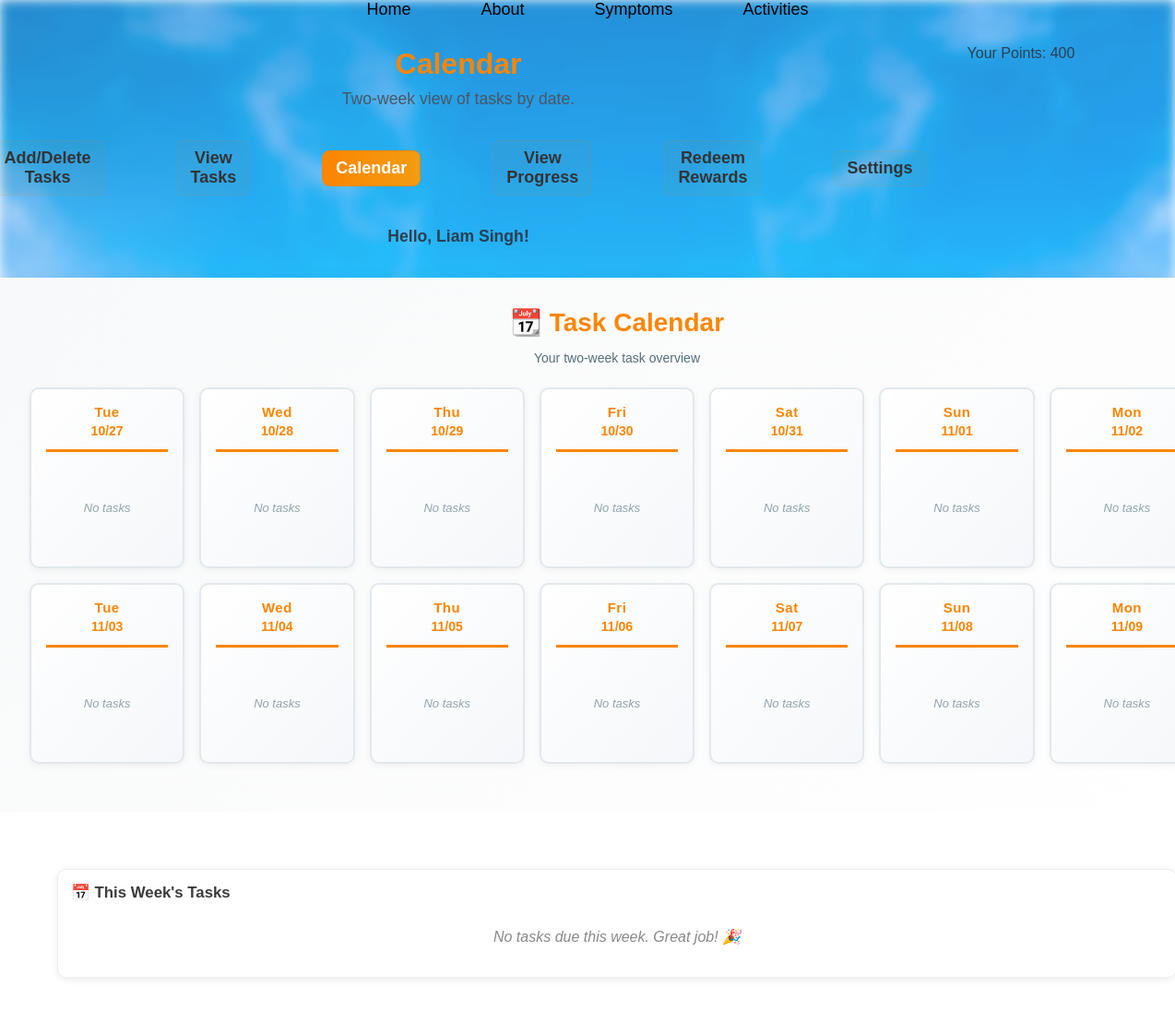
The page /calendar (signed in) on the database as committed earlier.
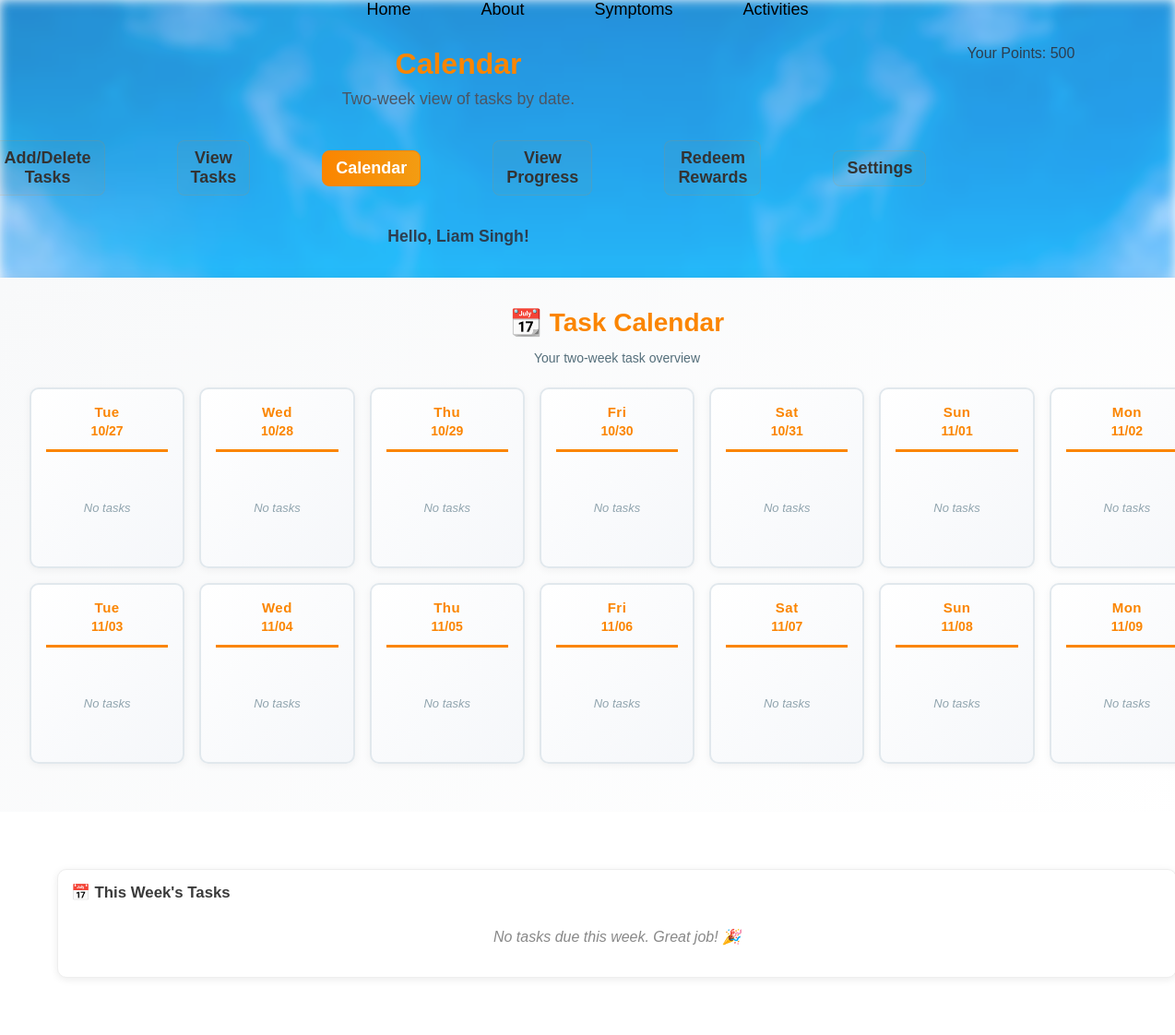
The same page on the database as committed later.
### tables this page shows
CREATE TABLE users (
            id INTEGER PRIMARY KEY AUTOINCREMENT,
            username TEXT UNIQUE,
            password TEXT
        , points INTEGER DEFAULT 0, role TEXT DEFAULT 'child', parent_username TEXT, email TEXT, reminders_enabled INTEGER DEFAULT 0, reminder_frequency TEXT DEFAULT 'weekly', email_verified INTEGER DEFAULT 0);

### app.py (the view)
@app.route('/calendar')
def calendar():
    calendar_tasks = get_calendar_tasks()
    username = session.get('user') if session else None
    upcoming_tasks = get_upcoming_tasks(username) if username else []
    points = 0
    if username:
        conn = get_db_conn()
        c = conn.cursor()
        c.execute("SELECT points FROM users WHERE username = ?", (username,))
        row = c.fetchone()
        if row:
            points = row['points']
        conn.close()
    is_parent = False
    if username:
        conn = get_db_conn()
        c = conn.cursor()
        try:
            c.execute("SELECT role FROM users WHERE username = ?", (username,))
            row = c.fetchone()
            if row and ('role' in row.keys() and row['role'] == 'parent'):
                is_parent = True
        finally:
            conn.close()
    return render_template('calendar.html', calendar_tasks=calendar_tasks, username=username, points=points, upcoming_tasks=upcoming_tasks, today=datetime.datetime.now(), timedelta=datetime.timedelta, is_parent=is_parent)

### app.py (called while the page is built, shortened)
def get_db_conn():
    conn = sqlite3.connect(DB_PATH)
    conn.row_factory = sqlite3.Row
    return conn

def get_calendar_tasks():
    conn = get_db_conn()
    c = conn.cursor()
    c.execute("SELECT id, name, date, time, importance FROM tasks WHERE completed = 0 OR completed IS NULL ORDER BY date")
    rows = c.fetchall()
    conn.close()
    tasks_by_date = {}
    for r in rows:
        date = r['date']
        if date not in tasks_by_date:
            tasks_by_date[date] = []
        tasks_by_date[date].append({
            'id': r['id'],
            'name': r['name'],
            'importance': r['importance'],
            'time': r['time'] if 'time' in r.keys() else None
        })
    return tasks_by_date

def get_upcoming_tasks(username=None, days=7):
    conn = get_db_conn()
    c = conn.cursor()
    today = datetime.datetime.now().date()
    future_date = today + datetime.timedelta(days=days)
    if username:
        c.execute("""
            SELECT id, name, date, time, importance
            FROM tasks
            WHERE user = ?
            AND (completed = 0 OR completed IS NULL)
            AND date BETWEEN ? AND ?
            ORDER BY date ASC
        """, (username, today.isoformat(), future_date.isoformat()))
    rows = c.fetchall()
    conn.close()
    return [dict(row) for row in rows]

### templates/calendar.html (shortened to what this page needs)
<!DOCTYPE html>
<html lang="en">
<head>
  <link rel="stylesheet" href="{{ url_for('static', filename='activitiesstyle.css') }}">
  <link rel="stylesheet" href="{{ url_for('static', filename='calendar.css') }}">
  <link rel="stylesheet" href="{{ url_for('static', filename='activities_adaptive.css') }}">
</head>
<body>
  <div class="page-bg" aria-hidden="true"></div>
  <div class="page-content">
  <div class="menu">
    <ul>
      <li><a href="{{ url_for('home') }}">Home</a></li>
      <li><a href="{{ url_for('about') }}">About</a></li>
      <li><a href="{{ url_for('symptoms') }}">Symptoms</a></li>
      <li><a href="{{ url_for('activities') }}">Activities</a></li>
    </ul>
  </div>
  <div class="front">
    <div class="front-header">
      <div class="front-header-left">
        <h1 class="page-title">Calendar</h1>
        <p class="description">Two-week view of tasks by date.</p>
        <ul class="Tabs">
          <li><a href="{{ url_for('activities') }}">Add/Delete Tasks</a></li>
          <li><a href="{{ url_for('view_tasks') }}">View Tasks</a></li>
          <li><a class="active" href="{{ url_for('calendar') }}">Calendar</a></li>
          <li><a href="{{ url_for('progress') }}">View Progress</a></li>
          <li><a href="{{ url_for('redeem') }}">Redeem Rewards</a></li>
          <li><a href="{{ url_for('settings') }}">Settings</a></li>
        </ul>
        <h2 id="greeting">Hello, {{ username }}!</h2>
      </div>
      <div class="front-header-right">
        <div id="points">Your Points: {{ points }}</div>
      </div>
    </div>
  </div>
  <div class="calendar-main-container">
    <div class="calendar-section">
      <h2>📆 Task Calendar</h2>
      <p class="calendar-section-subtitle">Your two-week task overview</p>
      <div class="calendar-grid">
        {% set current_date = today %}
        {% for day_offset in range(14) %}
          {% set day = current_date.replace(hour=0, minute=0, second=0, microsecond=0) + timedelta(days=day_offset) %}
          {% set date_str = day.strftime('%Y-%m-%d') %}
          <div class="calendar-day">
            <div class="calendar-day-header">
              <span class="calendar-day-name">{{ day.strftime('%a') }}</span>
              <span class="calendar-day-date">{{ day.strftime('%m/%d') }}</span>
            </div>
            <div class="calendar-day-tasks">
              {% if calendar_tasks.get(date_str) %}
                {% for task in calendar_tasks[date_str] %}
                <div class="calendar-task calendar-task-{{ task.importance|lower }}">
                  <span class="task-badge">{{ task.importance[0] }}</span>
                  <span class="task-title">{{ task.name }}</span>
                </div>
                {% endfor %}
              {% else %}
                <div class="calendar-empty">No tasks</div>
              {% endif %}
            </div>
          </div>
        {% endfor %}
      </div>
    </div>
  </div>
  <aside class="calendar-sidebar">
    <div class="upcoming-tasks-sidebar">
      <h3>📅 This Week's Tasks</h3>
      {% if upcoming_tasks %}
      <ul class="upcoming-tasks-list">
        {% for task in upcoming_tasks %}
        <li>
          <span class="task-item-name">{{ task.name }}</span>
          <span class="task-item-date">Due: {{ task.date }}</span>
          <span class="task-item-importance {{ task.importance }}">{{ task.importance }}</span>
        </li>
        {% endfor %}
      </ul>
      {% else %}
      <p class="no-tasks">No tasks due this week. Great job! 🎉</p>
      {% endif %}
    </div>
  </aside>
    </div>
  </body>
  </html>

### static/activitiesstyle.css (style rules this page uses)
body { margin: 0; font-family: Arial, sans-serif; background-color: #f6f8fb; color: #333; }
ul { display: flex; justify-content: center; align-items: center; list-style: none; margin: 0; padding: 0; }
ul li { margin: 0 25px; font-size: 14px; }
ul li a { text-decoration: none; color: black; font-size: 18px; font-family: Arial, Helvetica, sans-serif; padding: 6px 13px; border-radius: 3px; transition: .4s; }
.Tabs li a { display: inline-block; padding: 8px 12px; border: 1px solid rgba(251,133,0,0.12); border-radius: 10px; background: rgba(251,133,0,0.04); color: #333; font-weight: 700; text-decoration: none; }
.Tabs li a.active, .menu ul li a.active, ul li a.active { background: linear-gradient(90deg,#fb8500, #f39c12); color: #fff; border-color: #fb8500; }
h1 { font-size: 2.5em; color: #2c3e50; margin-bottom: 15px; position: relative; top: 20px; left: 30px; }
.description { font-size: 1.1em; margin-bottom: 20px; position: relative; top: 20px; left: 30px; }
.front-header-left .page-title { text-align: center; margin: 8px 0 0 0; position: static; top: auto; left: auto; font-size: 2rem; }
.front-header-left .page-title { color: #fb8500; }
.front-header-left .description { position: static; top: auto; left: auto; text-align: center; color: #4b5563; margin-top: 6px; }
.tabs, .Tabs { list-style-type: none; padding: 0; display: flex; gap: 18px; margin-top: 14px; margin-left: 0; justify-content: center; }
#greeting { position: static; top: auto; right: auto; font-size: 1.1rem; color: #2c3e50; text-align: center; margin: 8px 0 0 0; }
#points { position: static; top: auto; right: auto; font-size: 1rem; color: #2c3e50; text-align: center; margin-top: 6px; }
.upcoming-tasks-sidebar { background: white; border-radius: 8px; box-shadow: 0 2px 10px rgba(0, 0, 0, 0.15); padding: 20px; margin: 30px; max-width: 350px; border-left: 5px solid #007acc; }
.upcoming-tasks-sidebar h3 { color: #007acc; font-size: 1.2em; margin-bottom: 15px; display: flex; align-items: center; gap: 8px; }
.upcoming-tasks-sidebar .no-tasks { color: #888; font-style: italic; text-align: center; padding: 20px 0; }
@media (max-width: 1400px) { .upcoming-tasks-sidebar { max-width: 100%; } }

### static/calendar.css (style rules this page uses)
.calendar-main-container { width: 100%; margin: 24px auto 0; padding: 0; }
.calendar-section { margin: 0; padding: 32px; background: linear-gradient(135deg, #f8f9fa 0%, #ffffff 100%); border-radius: 0; box-shadow: 0 4px 16px rgba(0, 0, 0, 0.08); width: 100%; }
.calendar-section h2 { color: #fb8500; font-size: 28px; margin-top: 0; margin-bottom: 8px; text-align: center; }
.calendar-section-subtitle { text-align: center; color: #546e7a; font-size: 14px; margin-bottom: 24px; font-weight: 500; }
.calendar-grid { display: grid; grid-template-columns: repeat(auto-fit, minmax(160px, 1fr)); gap: 16px; margin-bottom: 20px; }
.calendar-day { background: linear-gradient(135deg, #ffffff 0%, #f5f7fa 100%); border: 2px solid #e1e8ed; border-radius: 10px; padding: 16px; min-height: 160px; display: flex; flex-direction: column; transition: all 0.3s cubic-bezier(0.4, 0, 0.2, 1); box-shadow: 0 2px 8px rgba(0, 0, 0, 0.05); }
.calendar-day-header { display: flex; flex-direction: column; align-items: center; margin-bottom: 12px; padding-bottom: 12px; border-bottom: 3px solid #fb8500; }
.calendar-day-name { font-weight: 700; color: #fb8500; font-size: 15px; letter-spacing: 0.5px; }
.calendar-day-date { color: #fb8500; font-size: 14px; margin-top: 4px; font-weight: 600; }
.calendar-day-tasks { flex: 1; overflow-y: auto; display: flex; flex-direction: column; gap: 8px; }
.calendar-empty { color: #90a4ae; font-size: 13px; text-align: center; padding: 20px 10px; font-style: italic; flex: 1; display: flex; align-items: center; justify-content: center; }
.calendar-sidebar { width: 100%; margin: 0; padding: 32px; background: white; }
.upcoming-tasks-sidebar { background: linear-gradient(135deg, #fff7e6 0%, #fff3f0 100%); border-left: 5px solid #fb8500; border-radius: 8px; padding: 24px; box-shadow: 0 2px 8px rgba(0, 0, 0, 0.08); }
.upcoming-tasks-sidebar h3 { color: #fb8500; margin-top: 0; margin-bottom: 16px; font-size: 18px; }
.no-tasks { color: #546e7a; font-style: italic; text-align: center; padding: 20px; margin: 0; }

Rows that differ between the two databases and show on the page:
changed users "Liam Singh": points "400" → "500"
